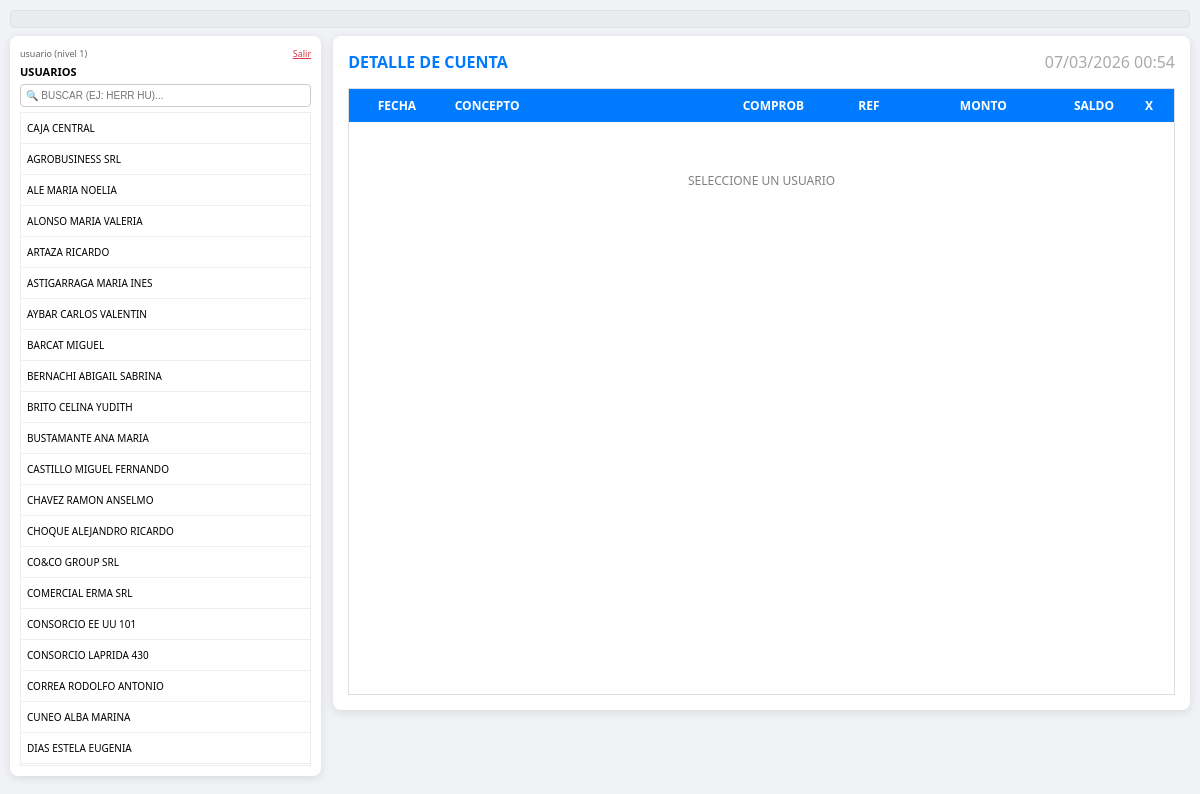
Before: /index.php (signed in) with the older database file.
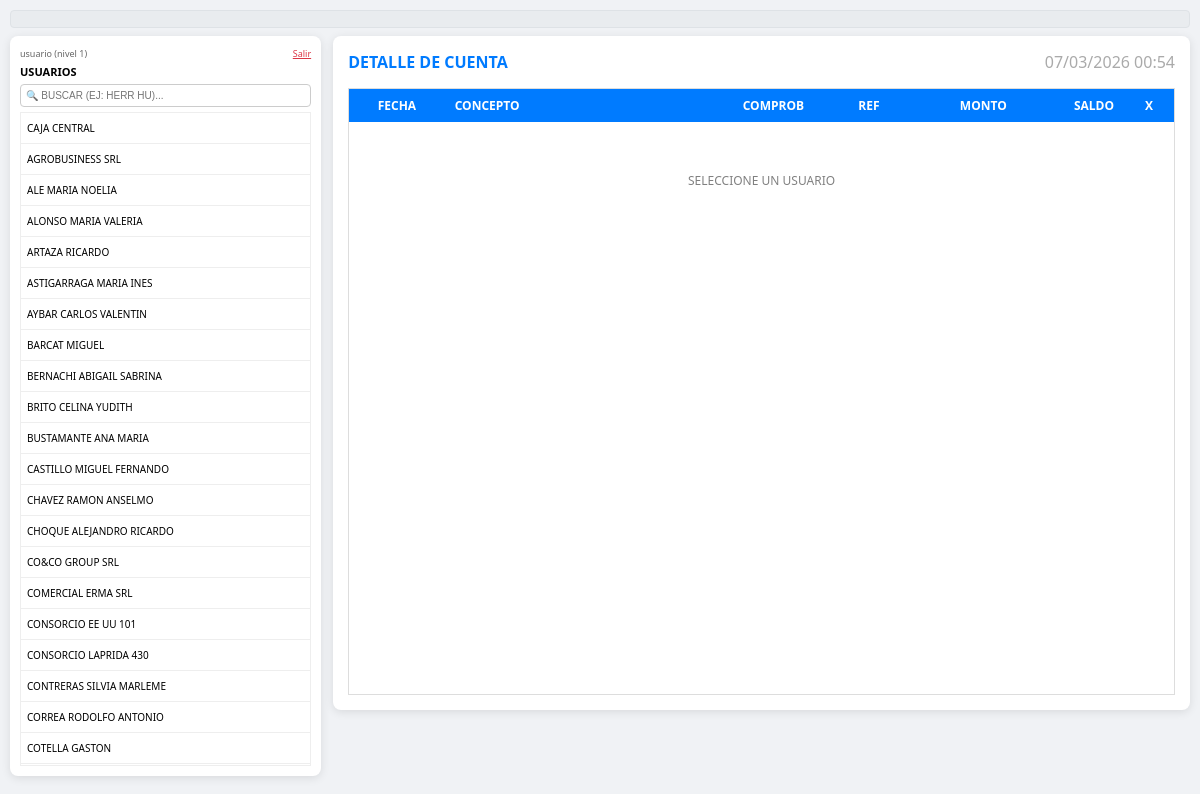
After: the same page with the newer database file.
### tables this page shows
CREATE TABLE `usuarios` (
  `id` int(11) NOT NULL AUTO_INCREMENT,
  `apellido` varchar(150) NOT NULL,
  `dni` varchar(20) NOT NULL,
  `cuit` varchar(25) DEFAULT NULL,
  `domicilio` varchar(200) DEFAULT NULL,
  `email` varchar(100) DEFAULT NULL,
  `celular` varchar(20) DEFAULT NULL,
  `consorcio` varchar(100) DEFAULT NULL,
  PRIMARY KEY (`id`)
);

### index.php (the view, shortened to what this page needs)
<?php
include 'db.php';
$sql = "SELECT u.*,
        (SELECT a.fecha_fin
         FROM alquileres a
         WHERE (a.inquilino1_id = u.id OR a.inquilino2_id = u.id)
         AND a.estado = 'VIGENTE'
         ORDER BY a.fecha_fin DESC
         LIMIT 1) as fecha_fin_contrato
        FROM usuarios u
        ORDER BY (u.id = 1) DESC, u.apellido ASC";
$resultado = mysqli_query($conexion, $sql);
$nivelAcceso = (int)($_SESSION['acceso_nivel'] ?? 0);
$soloLectura = ($nivelAcceso < 2);
?>
<!DOCTYPE html>
<html lang="es">
<head>
</head>
<body>
    <?php if (defined('ENVIRONMENT') && ENVIRONMENT === 'dev'): ?>
    <nav class="deploy-navbar"><?php include 'controlDeploy.php'; ?></nav>
    <?php endif; ?>
    <div class="contenedor-principal">
    <div class="contenedor-usuarios">
        <div style="display:flex; justify-content:space-between; align-items:center; flex-wrap:wrap; gap:4px; margin-bottom:4px;">
            <span style="font-size:9px; color:#666;"><?= htmlspecialchars($_SESSION['acceso_usuario'] ?? '') ?> (nivel <?= (int)($_SESSION['acceso_nivel'] ?? 0) ?>)</span>
            <div>
                <a href="<?= (isset($_SESSION['acceso_nivel']) && $_SESSION['acceso_nivel'] >= 1 && $_SESSION['acceso_nivel'] <= 3) ? 'respaldar_al_salir.php' : 'logout.php' ?>" style="color:#dc3545; font-size:9px;">Salir</a>
            </div>
        </div>
        <div style="display:flex; justify-content:space-between; align-items:center;">
            <h2 style="font-size:11px; margin:0;">USUARIOS</h2>
        </div>
        <input type="text" id="txtBuscador" placeholder="🔍 BUSCAR (EJ: HERR HU)..." onkeyup="filtrar()" style="width:100%; font-size:10px; margin-top:5px; padding:5px; border:1px solid #ccc; border-radius:4px; box-sizing:border-box;">
        <div class="scroll-usuarios">
            <table class="tabla-usuarios">
                <tbody id="cuerpo">
                    <?php while ($f = mysqli_fetch_array($resultado)) {
                        $btnEdit = $soloLectura ? '' : "<button class='btn-edit-inline' onclick='event.stopPropagation(); abrirEditor({$f['id']})'>📝 EDITAR</button>";
                        $fechaFinAttr = '';
                        if (!empty($f['fecha_fin_contrato'])) {
                            $fechaFinAttr = " data-fecha-fin='".htmlspecialchars($f['fecha_fin_contrato'])."'";
                        }
                        echo "<tr data-id=\"{$f['id']}\" onclick='cargarMovimientos(this, {$f['id']})'$fechaFinAttr>
                                <td>
                                    <span class='nombre-txt'>".strtoupper($f['apellido'])."</span>
                                    $btnEdit
                                </td>
                              </tr>";
                    } ?>
                </tbody>
            </table>
        </div>
    </div>
    <div class="contenedor-grid">
        <div class="cabecera-detalle">
            <div style="display:flex; align-items:center; gap:10px;">
                <h2 id="tituloMovimientos" style="font-size:1rem; color:#007bff; margin:0;">DETALLE DE CUENTA</h2>
            </div>
            <div style="display:flex; align-items:center; gap:12px; flex-wrap:wrap;">
                <div id="reloj-sistema"></div>
            </div>
        </div>
        <div class="scroll-grid" id="divScroll">
            <table class="tabla-datos">
                <thead>
                    <tr>
                        <th style="width:12%;" class="al-cen">FECHA</th>
                        <th style="width:36%;" class="al-izq">CONCEPTO</th>
                        <th style="width:14%;" class="al-cen">COMPROB</th>
                        <th style="width:10%;" class="al-cen">REF</th>
                        <th style="width:13%;" class="al-der">MONTO</th>
                        <th style="width:13%;" class="al-der">SALDO</th>
                        <th style="width:40px;" class="al-cen">X</th>
                    </tr>
                </thead>
                <tbody id="tablaMovimientos">
                    <tr><td colspan="7" style="padding:50px; text-align:center; color:gray;">SELECCIONE UN USUARIO</td></tr>
                </tbody>
            </table>
        </div>
    </div>
    </div>
</body>
</html>

Changed rows visible on the page:
no longer on this page (row unchanged): usuarios: apellido "CUNEO ALBA MARINA"
no longer on this page (row unchanged): usuarios: apellido "DIAS ESTELA EUGENIA"
added usuarios: apellido "CONTRERAS SILVIA MARLEME"
now on this page (row edited): usuarios: apellido "COTELLA GASTON"
